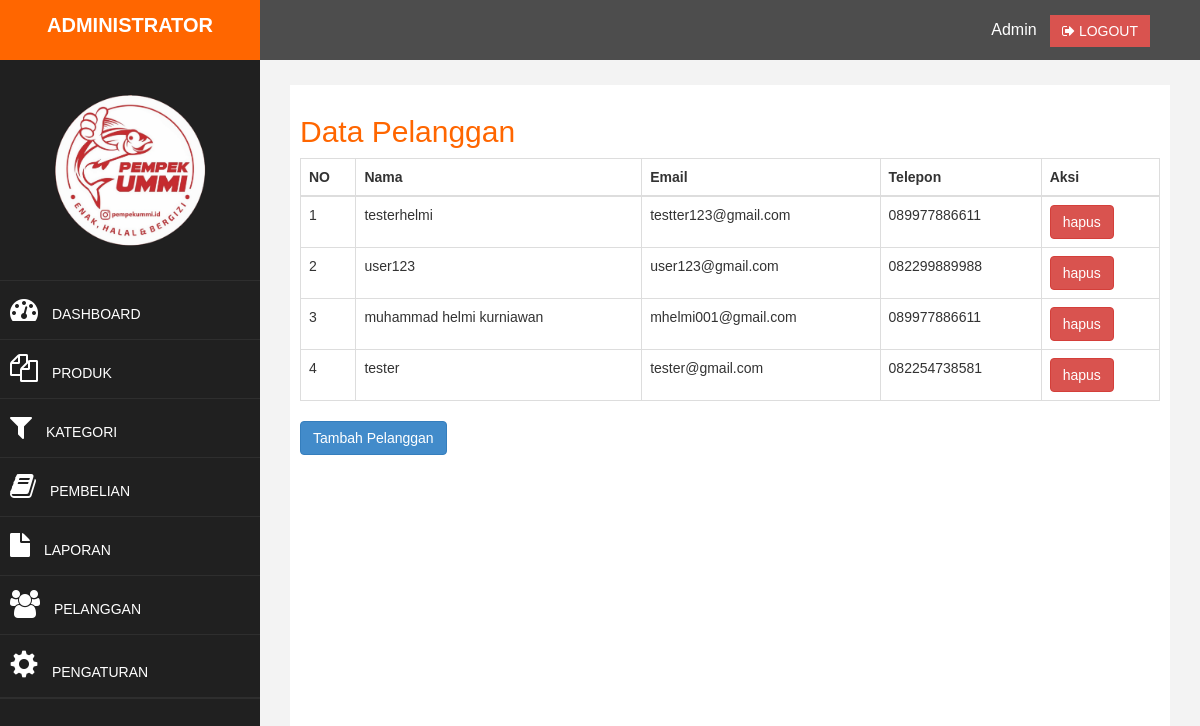
Page /admin/index.php?halaman=pelanggan (signed in) on the committed database.
### tables this page shows
CREATE TABLE `pelanggan` (
  `id_pelanggan` int(11) NOT NULL,
  `email_pelanggan` varchar(100) NOT NULL,
  `password_pelanggan` varchar(50) NOT NULL,
  `nama_pelanggan` varchar(100) NOT NULL,
  `kontak_pelanggan` varchar(25) NOT NULL,
  `alamat_pelanggan` text NOT NULL
);

### admin/pelanggan.php (the view)
<h2>Data Pelanggan</h2>
<table class="table table-bordered">
	<thead>
		<tr>
			<th>NO</th>
			<th>Nama</th>
			<th>Email</th>
			<th>Telepon</th>
			<th>Aksi</th>
		</tr>
	</thead>
	<tbody>
		<?php $nomor=1; ?>
		<?php $ambil=$koneksi->query("SELECT * FROM pelanggan"); ?>
		<?php while($pecah = $ambil->fetch_assoc()){ ?>
		<tr>
			<td><?php echo $nomor; ?></td>
			<td><?php echo $pecah['nama_pelanggan']; ?></td>
			<td><?php echo $pecah['email_pelanggan']; ?></td>
			<td><?php echo $pecah['kontak_pelanggan']; ?></td>
			<td>
				<a href="index.php?halaman=hapuspelanggan&id=<?php echo $pecah['id_pelanggan']; ?>" class="btn btn-danger">hapus</a>
			</td>
		</tr>
		<?php $nomor++; ?>
		<?php }?>
	</tbody>
</table>
<a href="index.php?halaman=tambahpelanggan" class="btn btn-primary">Tambah Pelanggan</a>

### admin/assets/css/custom.css (style rules this page uses)
body { font-family: 'Josefin Sans', sans-serif; }
h2 { color: #ff6600; }

### rows in the picture
pelanggan: nama_pelanggan "testerhelmi", email_pelanggan "testter123@gmail.com", kontak_pelanggan "089977886611"
pelanggan: nama_pelanggan "user123", email_pelanggan "user123@gmail.com", kontak_pelanggan "082299889988"
pelanggan: nama_pelanggan "muhammad helmi kurniawan", email_pelanggan "mhelmi001@gmail.com", kontak_pelanggan "089977886611"
pelanggan: nama_pelanggan "tester", email_pelanggan "tester@gmail.com", kontak_pelanggan "082254738581"

### other values in the picture
$_SESSION["admin"]["nama_lengkap"] "Admin"
